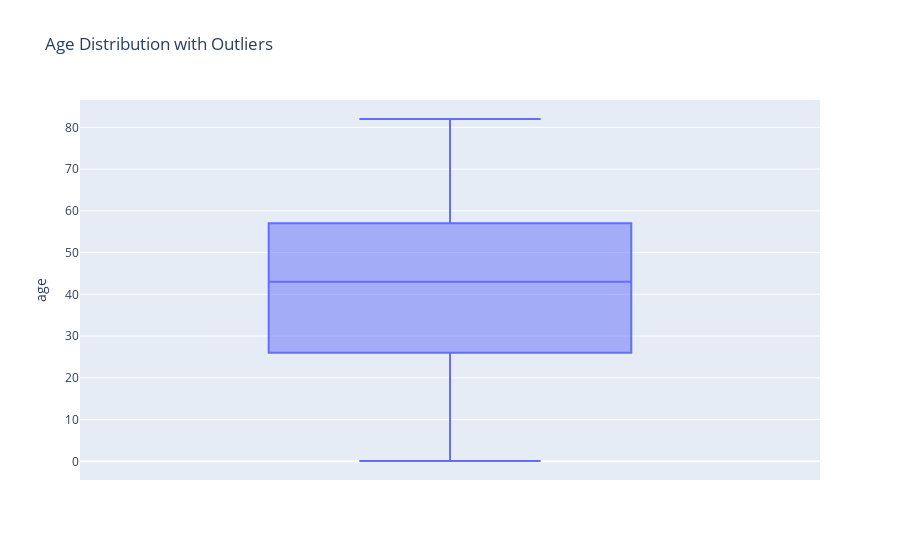
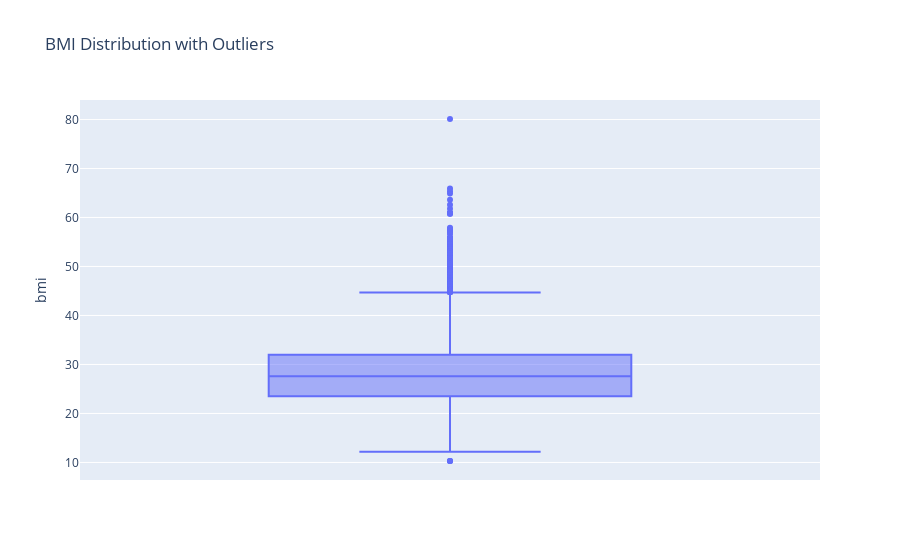

The notebook cell these images were saved under, in order:
### Markdown cell above
### Handle Outliers

### Code cell
# Identify and handle outliers using boxplots for continuous features
fig = px.box(data, y="age", title="Age Distribution with Outliers")
fig.show()

fig = px.box(data, y="bmi", title="BMI Distribution with Outliers")
fig.show()

### Figure 1 — Plotly figure (JSON) as saved in the notebook; plotly's stock layout.template omitted (floating-point values rounded to 4 significant figures; data arrays with more than 128 entries replaced by an {"elided": "..."} marker saying what was removed)
{"data": [{"alignmentgroup": "True", "hovertemplate": "age=%{y}<extra></extra>", "legendgroup": "", "marker": {"color": "#636efa"}, "name": "", "notched": false, "offsetgroup": "", "orientation": "v", "showlegend": false, "type": "box", "x0": " ", "xaxis": "x", "y": {"elided": "15304 float values"}, "y0": " ", "yaxis": "y"}], "layout": {"boxmode": "group", "legend": {"tracegroupgap": 0}, "title": {"text": "Age Distribution with Outliers"}, "xaxis": {"anchor": "y", "domain": [0, 1]}, "yaxis": {"anchor": "x", "domain": [0, 1], "title": {"text": "age"}}}}

### Figure 2 — Plotly figure (JSON) as saved in the notebook; plotly's stock layout.template omitted (floating-point values rounded to 4 significant figures; data arrays with more than 128 entries replaced by an {"elided": "..."} marker saying what was removed)
{"data": [{"alignmentgroup": "True", "hovertemplate": "bmi=%{y}<extra></extra>", "legendgroup": "", "marker": {"color": "#636efa"}, "name": "", "notched": false, "offsetgroup": "", "orientation": "v", "showlegend": false, "type": "box", "x0": " ", "xaxis": "x", "y": {"elided": "15304 float values"}, "y0": " ", "yaxis": "y"}], "layout": {"boxmode": "group", "legend": {"tracegroupgap": 0}, "title": {"text": "BMI Distribution with Outliers"}, "xaxis": {"anchor": "y", "domain": [0, 1]}, "yaxis": {"anchor": "x", "domain": [0, 1], "title": {"text": "bmi"}}}}
